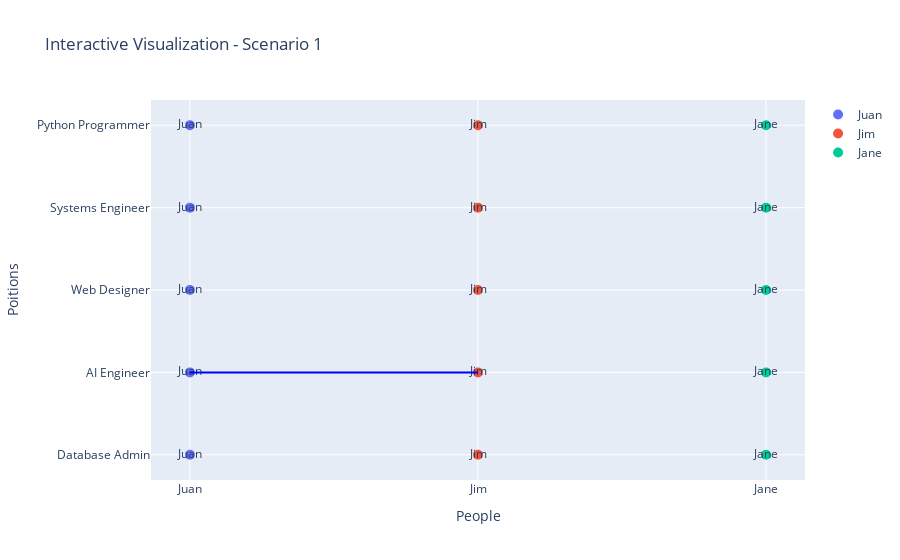
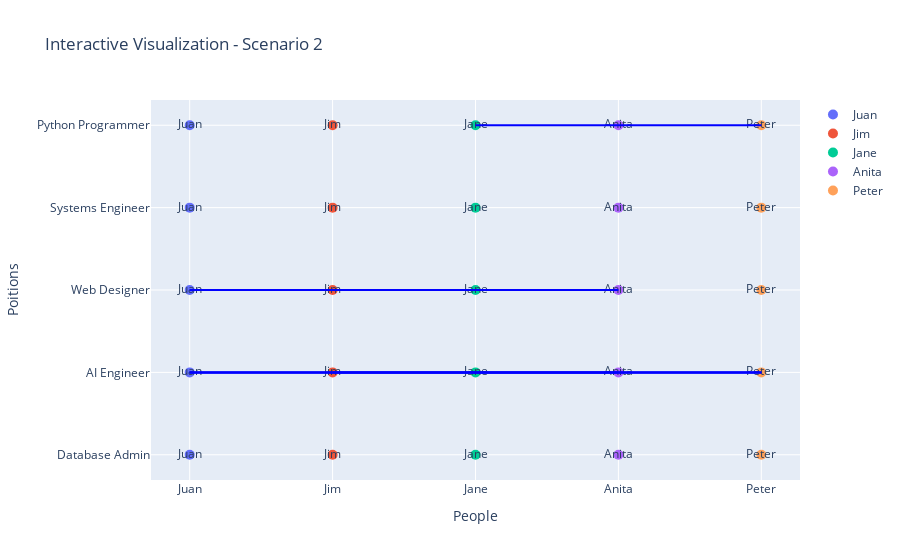

Notebook source saved alongside these figures, in order:
### Markdown cell above
# (ii). Alternate Scenarios - Interactive Visualisations

### Code cell
import plotly.graph_objects as go
from plotly.subplots import make_subplots

# function to create an interactive network diagram
def create_interactive_visualization(solution, scenario_name):
    # extracting unique duties and people
    roles = list(set(role for roles in solution.values() for role in roles))
    people = list(solution.keys())

    # create a subplot with network diagram
    fig = make_subplots(rows=1, cols=1)

    # adding nodes for the people
    for person in people:
        fig.add_trace(go.Scatter(x=[person]*len(roles), y=roles, mode='markers+text', marker=dict(size=10), text=person, name=person))

    # adding edges for duty assignments
    for role in roles:
        role_people = [person for person in people if role in solution[person]]
        for i in range(len(role_people) - 1):
            for j in range(i + 1, len(role_people)):
                fig.add_trace(go.Scatter(x=[role_people[i], role_people[j]], y=[role, role],
                                         mode='lines', line=dict(color='blue'), showlegend=False))

    # layout settings
    fig.update_layout(title=f'Interactive Visualization - {scenario_name}',
                      xaxis=dict(title='People'),
                      yaxis=dict(title='Poitions'),
                      showlegend=True)

    # display the interactive plot
    fig.show()

# solution for scenario 1
scenario_1_solution = {
    'Juan': ['Web Designer', 'AI Engineer'],
    'Jim': ['AI Engineer', 'Systems Engineer'],
    'Jane': ['Python Programmer', 'Database Admin']
}

# solution for scenario 2
scenario_2_solution = {
    'Juan': ['Web Designer', 'AI Engineer'],
    'Jim': ['AI Engineer', 'Systems Engineer'],
    'Jane': ['Python Programmer', 'Database Admin'],
    'Anita': ['Web Designer', 'AI Engineer'],
    'Peter': ['Python Programmer', 'AI Engineer']
}

# the interactive visualizations
create_interactive_visualization(scenario_1_solution, 'Scenario 1')
create_interactive_visualization(scenario_2_solution, 'Scenario 2')

### Figure 1 — Plotly figure (JSON) as saved in the notebook; plotly's stock layout.template omitted (floating-point values rounded to 4 significant figures)
{"data": [{"marker": {"size": 10}, "mode": "markers+text", "name": "Juan", "text": "Juan", "type": "scatter", "x": ["Juan", "Juan", "Juan", "Juan", "Juan"], "y": ["Database Admin", "AI Engineer", "Web Designer", "Systems Engineer", "Python Programmer"]}, {"marker": {"size": 10}, "mode": "markers+text", "name": "Jim", "text": "Jim", "type": "scatter", "x": ["Jim", "Jim", "Jim", "Jim", "Jim"], "y": ["Database Admin", "AI Engineer", "Web Designer", "Systems Engineer", "Python Programmer"]}, {"marker": {"size": 10}, "mode": "markers+text", "name": "Jane", "text": "Jane", "type": "scatter", "x": ["Jane", "Jane", "Jane", "Jane", "Jane"], "y": ["Database Admin", "AI Engineer", "Web Designer", "Systems Engineer", "Python Programmer"]}, {"line": {"color": "blue"}, "mode": "lines", "showlegend": false, "type": "scatter", "x": ["Juan", "Jim"], "y": ["AI Engineer", "AI Engineer"]}], "layout": {"showlegend": true, "title": {"text": "Interactive Visualization - Scenario 1"}, "xaxis": {"anchor": "y", "domain": [0, 1], "title": {"text": "People"}}, "yaxis": {"anchor": "x", "domain": [0, 1], "title": {"text": "Poitions"}}}}

### Figure 2 — Plotly figure (JSON) as saved in the notebook; plotly's stock layout.template omitted (floating-point values rounded to 4 significant figures)
{"data": [{"marker": {"size": 10}, "mode": "markers+text", "name": "Juan", "text": "Juan", "type": "scatter", "x": ["Juan", "Juan", "Juan", "Juan", "Juan"], "y": ["Database Admin", "AI Engineer", "Web Designer", "Systems Engineer", "Python Programmer"]}, {"marker": {"size": 10}, "mode": "markers+text", "name": "Jim", "text": "Jim", "type": "scatter", "x": ["Jim", "Jim", "Jim", "Jim", "Jim"], "y": ["Database Admin", "AI Engineer", "Web Designer", "Systems Engineer", "Python Programmer"]}, {"marker": {"size": 10}, "mode": "markers+text", "name": "Jane", "text": "Jane", "type": "scatter", "x": ["Jane", "Jane", "Jane", "Jane", "Jane"], "y": ["Database Admin", "AI Engineer", "Web Designer", "Systems Engineer", "Python Programmer"]}, {"marker": {"size": 10}, "mode": "markers+text", "name": "Anita", "text": "Anita", "type": "scatter", "x": ["Anita", "Anita", "Anita", "Anita", "Anita"], "y": ["Database Admin", "AI Engineer", "Web Designer", "Systems Engineer", "Python Programmer"]}, {"marker": {"size": 10}, "mode": "markers+text", "name": "Peter", "text": "Peter", "type": "scatter", "x": ["Peter", "Peter", "Peter", "Peter", "Peter"], "y": ["Database Admin", "AI Engineer", "Web Designer", "Systems Engineer", "Python Programmer"]}, {"line": {"color": "blue"}, "mode": "lines", "showlegend": false, "type": "scatter", "x": ["Juan", "Jim"], "y": ["AI Engineer", "AI Engineer"]}, {"line": {"color": "blue"}, "mode": "lines", "showlegend": false, "type": "scatter", "x": ["Juan", "Anita"], "y": ["AI Engineer", "AI Engineer"]}, {"line": {"color": "blue"}, "mode": "lines", "showlegend": false, "type": "scatter", "x": ["Juan", "Peter"], "y": ["AI Engineer", "AI Engineer"]}, {"line": {"color": "blue"}, "mode": "lines", "showlegend": false, "type": "scatter", "x": ["Jim", "Anita"], "y": ["AI Engineer", "AI Engineer"]}, {"line": {"color": "blue"}, "mode": "lines", "showlegend": false, "type": "scatter", "x": ["Jim", "Peter"], "y": ["AI Engineer", "AI Engineer"]}, {"line": {"color": "blue"}, "mode": "lines", "showlegend": false, "type": "scatter", "x": ["Anita", "Peter"], "y": ["AI Engineer", "AI Engineer"]}, {"line": {"color": "blue"}, "mode": "lines", "showlegend": false, "type": "scatter", "x": ["Juan", "Anita"], "y": ["Web Designer", "Web Designer"]}, {"line": {"color": "blue"}, "mode": "lines", "showlegend": false, "type": "scatter", "x": ["Jane", "Peter"], "y": ["Python Programmer", "Python Programmer"]}], "layout": {"showlegend": true, "title": {"text": "Interactive Visualization - Scenario 2"}, "xaxis": {"anchor": "y", "domain": [0, 1], "title": {"text": "People"}}, "yaxis": {"anchor": "x", "domain": [0, 1], "title": {"text": "Poitions"}}}}
